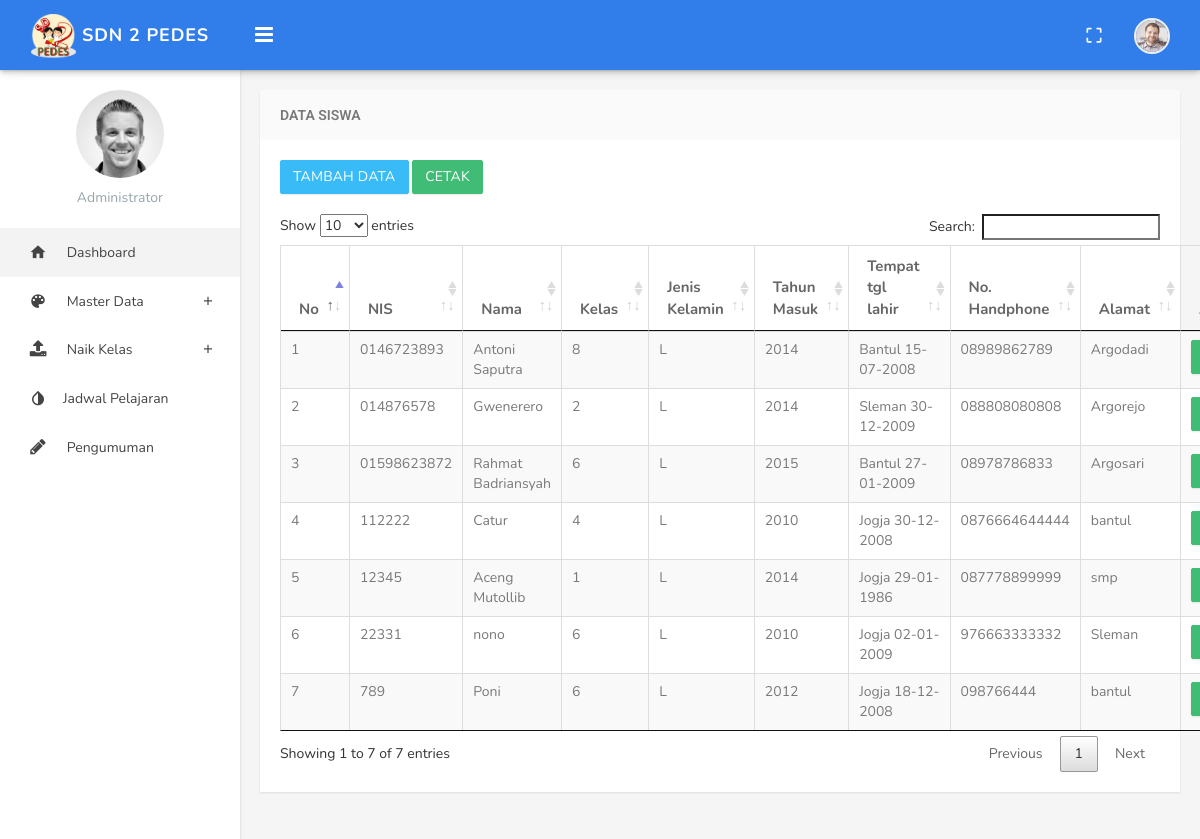
The app's page /index.php/admin/lihatdata/siswa with its own data.
### tables this page shows
CREATE TABLE `siswa` (
  `nis` varchar(15) NOT NULL,
  `nama` varchar(30) NOT NULL,
  `jk` enum('L','P') NOT NULL,
  `ttl` varchar(30) NOT NULL,
  `id_kelas` int(5) NOT NULL,
  `th_masuk` varchar(15) NOT NULL,
  `nope` varchar(15) NOT NULL,
  `alamat` varchar(50) NOT NULL
);

### application/controllers/admin/Lihatdata.php (called while the page is built, shortened)
<?php
class Lihatdata extends CI_Controller
{
	public function siswa()
	{
		$data['siswa'] = $this->db->select('siswa.*,ruang_kelas.nama_ruangan,')->from('siswa')->join('ruang_kelas','ruang_kelas.id=siswa.id_kelas')->get()->result();
		$this->load->view('admin/lihatdata/siswa/index',$data);
	}
}

### index.php (called while the page is built, shortened)
<?php
require_once BASEPATH.'core/CodeIgniter.php';

### application/views/admin/lihatdata/siswa/index.php (the view, shortened to what this page needs)
<!DOCTYPE html>
<html>
<head>
</head>
<body class="fixed-left">
    <div id="wrapper">
        <div class="content-page">
            <div class="content">
                <div class="container">
                    <div class="row">
                        <div class="col-sm-12">
                            <div class="panel panel-default">
                                <div class="panel-heading"><h3 class="panel-title">Data Siswa</h3></div>
                                <div class="panel-body">
                                        <a href="<?php echo site_url('admin/siswa/create');?>" class="btn btn-info" style=" margin-bottom: 20px;">TAMBAH DATA</a>
                                        <a href="<?=site_url('admin/lihatdata/cetaksiswa');?>" class="btn btn-success" style=" margin-bottom: 20px;">CETAK</a>
                                        <table class="datatables table table-bordered table-striped">
                                            <thead>
                                                <tr>
                                                    <th>No</th>
                                                    <th>NIS</th>
                                                    <th>Nama</th>
                                                    <th>Kelas</th>
                                                    <th>Jenis Kelamin</th>
                                                    <th>Tahun Masuk</th>
                                                    <th>Tempat tgl lahir</th>
                                                    <th>No. Handphone</th>
                                                    <th>Alamat</th>
                                                    <th>Actions</th></th>
                                                </tr>
                                            </thead>
                                            <tbody>
                                                <?php $nomor = 1; ?>
                                                <?php foreach($siswa as $sw) : ?>
                                                    <tr class="gradeX">
                                                        <td><?= $nomor;?> </td>
                                                        <?php $nomor++;?>
                                                        <td><?= $sw->nis; ?>
                                                        </td>
                                                        <td><?= $sw->nama; ?></td>
                                                        <td><?= $sw->id_kelas; ?></td>
                                                        <td><?= $sw->jk; ?></td>
                                                        <td><?= $sw->th_masuk; ?></td>
                                                        <td><?= $sw->ttl; ?></td>
                                                        <td><?= $sw->nope; ?></td>
                                                        <td><?= $sw->alamat; ?></td>
                                                        <td class="actions">
                                                            <a class="btn btn-success" href="<?=site_url('admin/lihatdata/editsiswa/'.$sw->nis);?>"><span class="fa fa-pencil" aria-hidden="true"></span></a>
                                                        </td>
                                                    </tr>
                                                <?php endforeach; ?>
                                            </tbody>
                                        </table>
                                    </div>
                                </div>
                            </div>
                        </div>
                    </div>
                </div>
            </div>
</div>
</body>
</html>

### assets/blue/css/style.css (style rules this page uses)
body { background: #f5f5f5; margin: 0; -webkit-text-size-adjust: 100%; font-family: 'Nunito', sans-serif; }
h1, h2, h3, h4, h5, h6 { margin: 10px 0; }
h3 { line-height: 30px; }
h1, h2, h3, h4, h5, h6 { font-family: 'Roboto', sans-serif; color: #505458; }
* { outline: none !important; }
.container { width: auto; }
#wrapper { width: 100%; height: 100%; position: relative; overflow: hidden; }
.row { margin-right: -10px; margin-left: -10px; }
.col-lg-1, .col-lg-10, .col-lg-11, .col-lg-12, .col-lg-2, .col-lg-3, .col-lg-4, .col-lg-5, .col-lg-6, .col-lg-7, .col-lg-8, .col-lg-9, .col-md-1, .col-md-10, .col-md-11, .col-md-12, .col-md-2, .col-md-3, .col-md-4, .col-md-5, .col-md-6, .col-md-7, .col-md-8, .col-md-9, .col-sm-1, .col-sm-10, .col-sm-11, .col-sm-12, .col-sm-2, .col-sm-3, .col-sm-4, .col-sm-5, .col-sm-6, .col-sm-7, .col-sm-8, .col-sm-9, .col-xs-1, .col-xs-10, .col-xs-11, .col-xs-12, .col-xs-2, .col-xs-3, .col-xs-4, .col-xs-5, .col-xs-6, .col-xs-7, .col-xs-8, .col-xs-9 { padding-left: 10px; padding-right: 10px; }
.panel { border: none; border-radius: 0px; margin-bottom: 20px; -webkit-box-shadow: 0px 1px 2px 0px rgba(0,0,0,0.1); -moz-box-shadow: 0px 1px 2px 0px rgba(0,0,0,0.1); box-shadow: 0px 1px 2px 0px rgba(0,0,0,0.1); }
.panel .panel-body { padding: 20px; }
.panel-heading { border-radius: 0; border: none !important; padding: 10px 20px; }
.panel-default>.panel-heading { color: #797979; background-color: #fafafa; border-bottom: none; }
.panel-title { font-size: 14px; text-transform: uppercase; font-weight: 600; margin-bottom: 0; margin-top: 0; }
.btn { border-radius: 2px; font-family: 'Nunito', sans-serif; letter-spacing: 0.2px; opacity: 0.93; -webkit-box-shadow: 0px 1px 2px 0px rgba(0,0,0,0.1); -moz-box-shadow: 0px 1px 2px 0px rgba(0,0,0,0.1); box-shadow: 0px 1px 2px 0px rgba(0,0,0,0.1); }
.btn-primary,.btn-success,.btn-info,.btn-warning,.btn-danger,.btn-inverse,.btn-purple,.btn-pink { color: #FFFFFF !important; }
.btn-success,.btn-success:hover,.btn-success:focus,.btn-success:active, .btn-success.active, .btn-success.focus, .btn-success:active, .btn-success:focus, .btn-success:hover, .open>.dropdown-toggle.btn-success { background-color: #33b86c; border: 1px solid #33b86c; }
.btn-info,.btn-info:hover,.btn-info:focus,.btn-info:active, .btn-info.active, .btn-info.focus, .btn-info:active, .btn-info:focus, .btn-info:hover, .open>.dropdown-toggle.btn-info { background-color: #29b6f6; border: 1px solid #29b6f6; }
.content-page { margin-left: 240px; overflow: hidden; position: relative; min-height: 940px; }
.content-page > .content { margin-top: 70px; margin-bottom: 60px; padding: 20px 5px 15px 5px; position: relative; }
.table { margin-bottom: 10px; }
tbody { color: #797979; }
th { font-size: 15px; color: #666; }

### records on screen
siswa: nis "0146723893", nama "Antoni Saputra", id_kelas "8", jk "L", th_masuk "2014", ttl "Bantul 15-07-2008", nope "08989862789", alamat "Argodadi"
siswa: nis "014876578", nama "Gwenerero", id_kelas "2", jk "L", th_masuk "2014", ttl "Sleman 30-12-2009", nope "088808080808", alamat "Argorejo"
siswa: nis "01598623872", nama "Rahmat Badriansyah", id_kelas "6", jk "L", th_masuk "2015", ttl "Bantul 27-01-2009", nope "08978786833", alamat "Argosari"
siswa: nis "112222", nama "Catur", id_kelas "4", jk "L", th_masuk "2010", ttl "Jogja 30-12-2008", nope "0876664644444", alamat "bantul"
siswa: nis "12345", nama "Aceng Mutollib", id_kelas "1", jk "L", th_masuk "2014", ttl "Jogja 29-01-1986", nope "087778899999", alamat "smp"
siswa: nis "22331", nama "nono", id_kelas "6", jk "L", th_masuk "2010", ttl "Jogja 02-01-2009", nope "976663333332", alamat "Sleman"
siswa: nis "789", nama "Poni", id_kelas "6", jk "L", th_masuk "2012", ttl "Jogja 18-12-2008", nope "098766444", alamat "bantul"
